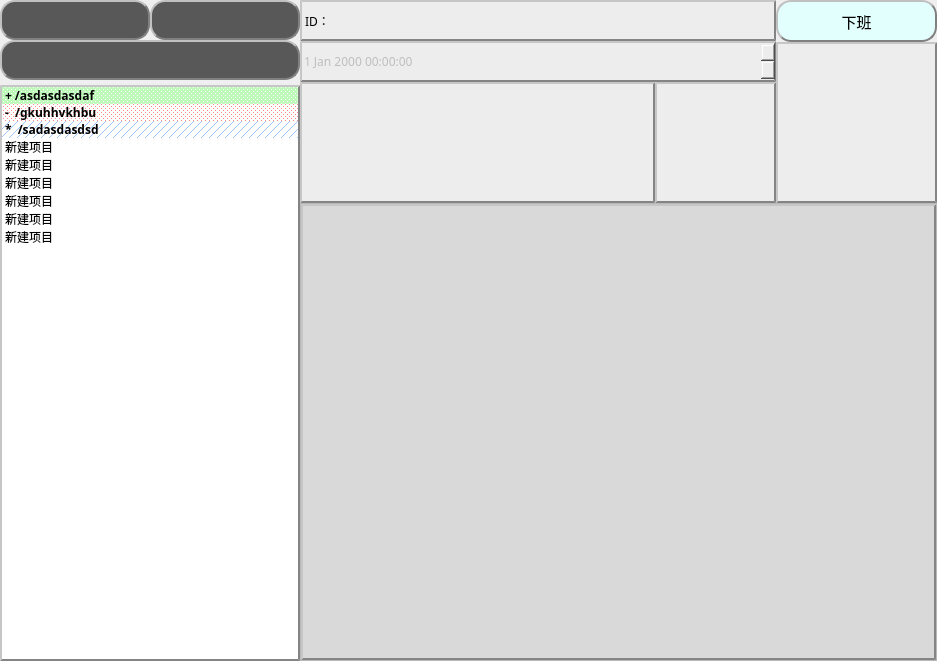
<?xml version="1.0" encoding="UTF-8"?>
<ui version="4.0">
 <class>Widget</class>
 <widget class="QWidget" name="Widget">
  <property name="geometry">
   <rect>
    <x>0</x>
    <y>0</y>
    <width>937</width>
    <height>661</height>
   </rect>
  </property>
  <property name="font">
   <font>
    <family>微软雅黑</family>
    <weight>50</weight>
    <bold>false</bold>
   </font>
  </property>
  <property name="windowTitle">
   <string>Widget</string>
  </property>
  <layout class="QHBoxLayout" name="horizontalLayout_4" stretch="0,1">
   <property name="spacing">
    <number>0</number>
   </property>
   <property name="leftMargin">
    <number>0</number>
   </property>
   <property name="topMargin">
    <number>0</number>
   </property>
   <property name="rightMargin">
    <number>0</number>
   </property>
   <property name="bottomMargin">
    <number>0</number>
   </property>
   <item>
    <layout class="QVBoxLayout" name="verticalLayout_6">
     <property name="spacing">
      <number>5</number>
     </property>
     <property name="sizeConstraint">
      <enum>QLayout::SetMinimumSize</enum>
     </property>
     <item>
      <layout class="QVBoxLayout" name="verticalLayout_4">
       <property name="spacing">
        <number>0</number>
       </property>
       <item>
        <layout class="QHBoxLayout" name="horizontalLayout">
         <property name="spacing">
          <number>0</number>
         </property>
         <property name="sizeConstraint">
          <enum>QLayout::SetFixedSize</enum>
         </property>
         <item>
          <widget class="QPushButton" name="restoreButton">
           <property name="sizePolicy">
            <sizepolicy hsizetype="Expanding" vsizetype="Expanding">
             <horstretch>0</horstretch>
             <verstretch>0</verstretch>
            </sizepolicy>
           </property>
           <property name="minimumSize">
            <size>
             <width>150</width>
             <height>40</height>
            </size>
           </property>
           <property name="maximumSize">
            <size>
             <width>150</width>
             <height>40</height>
            </size>
           </property>
           <property name="styleSheet">
            <string notr="true">#restoreButton{
	background-color: rgb(88, 88, 88);
	color: rgb(95, 95, 95);
	color: white;   
	padding:3px;
	image: url(:/images/img/back_white.png);
	border-radius: 15px;  
	border: 2px groove gray;
	border-style: outset;
}
#restoreButton:hover{
	background-color: rgb(255, 157, 157);
	color: rgb(95, 95, 95);
	padding:3px;
	
	image: url(:/images/img/back_black.png);
	color: white;   
	border-radius: 15px;  
	border: 2px groove gray;
	border-style: outset;
}
#restoreButton:pressed{
	padding:3px;
	background-color:rgb(140, 163, 163);
	image: url(:/images/img/back_white.png);
	color: rgb(95, 95, 95);
	color: white;   
	border-radius: 15px;  
	border: 2px groove gray;
	border-style: outset;

}</string>
           </property>
           <property name="text">
            <string/>
           </property>
           <property name="iconSize">
            <size>
             <width>30</width>
             <height>30</height>
            </size>
           </property>
          </widget>
         </item>
         <item>
          <widget class="QPushButton" name="freshButton">
           <property name="sizePolicy">
            <sizepolicy hsizetype="Expanding" vsizetype="Expanding">
             <horstretch>0</horstretch>
             <verstretch>0</verstretch>
            </sizepolicy>
           </property>
           <property name="minimumSize">
            <size>
             <width>150</width>
             <height>40</height>
            </size>
           </property>
           <property name="maximumSize">
            <size>
             <width>150</width>
             <height>40</height>
            </size>
           </property>
           <property name="styleSheet">
            <string notr="true">#freshButton{
	background-color: rgb(88, 88, 88);
	color: rgb(95, 95, 95);
	color: white;   
	padding:3px;
	image: url(:/images/img/reflash_white.png);
	border-radius: 15px;  
	border: 2px groove gray;
	border-style: outset;
}
#freshButton:hover{
	background-color: rgb(225, 225, 225);
	color: rgb(95, 95, 95);
	padding:3px;
	image: url(:/images/img/reflash_black.png);
	color: white;   
	border-radius: 15px;  
	border: 2px groove gray;
	border-style: outset;
}
#freshButton:pressed{
	padding:3px;
	background-color:rgb(140, 163, 163);
	image: url(:/images/img/reflash_white.png);
	color: rgb(95, 95, 95);
	color: white;   
	border-radius: 15px;  
	border: 2px groove gray;
	border-style: outset;
}</string>
           </property>
           <property name="text">
            <string/>
           </property>
           <property name="iconSize">
            <size>
             <width>25</width>
             <height>25</height>
            </size>
           </property>
          </widget>
         </item>
        </layout>
       </item>
       <item>
        <widget class="QPushButton" name="commitButton">
         <property name="sizePolicy">
          <sizepolicy hsizetype="Expanding" vsizetype="Expanding">
           <horstretch>0</horstretch>
           <verstretch>0</verstretch>
          </sizepolicy>
         </property>
         <property name="minimumSize">
          <size>
           <width>300</width>
           <height>40</height>
          </size>
         </property>
         <property name="maximumSize">
          <size>
           <width>242</width>
           <height>300</height>
          </size>
         </property>
         <property name="font">
          <font>
           <family>Adobe Devanagari</family>
           <pointsize>9</pointsize>
           <weight>50</weight>
           <bold>false</bold>
          </font>
         </property>
         <property name="styleSheet">
          <string notr="true">#commitButton{
	padding:3px;
	background-color: rgb(88, 88, 88);
	color: rgb(95, 95, 95);
	color: white;   
	image: url(:/images/img/submit_white.png) 13dp 13dp;
	border-radius: 15px;  
	border: 2px groove gray;
	border-style: outset;
}
#commitButton:hover{
	background-color: rgb(211, 255, 152);
	padding:3px;
	
	image: url(:/images/img/submit_black.png);
	color: white;   
	border-radius: 15px;  
	border: 2px groove gray;
	border-style: outset;
}
#commitButton:pressed{
	background-color:rgb(140, 163, 163);
	padding:3px;
	image: url(:/images/img/submit_white.png);
	color: rgb(95, 95, 95);
	color: white;   
	border-radius: 15px;  
	border: 2px groove gray;
	border-style: outset;
}</string>
         </property>
         <property name="text">
          <string/>
         </property>
         <property name="iconSize">
          <size>
           <width>3</width>
           <height>3</height>
          </size>
         </property>
        </widget>
       </item>
      </layout>
     </item>
     <item>
      <widget class="QListWidget" name="workSpaceWidget">
       <property name="sizePolicy">
        <sizepolicy hsizetype="Expanding" vsizetype="Expanding">
         <horstretch>0</horstretch>
         <verstretch>10</verstretch>
        </sizepolicy>
       </property>
       <property name="minimumSize">
        <size>
         <width>300</width>
         <height>500</height>
        </size>
       </property>
       <property name="maximumSize">
        <size>
         <width>300</width>
         <height>16777215</height>
        </size>
       </property>
       <property name="styleSheet">
        <string notr="true">
border-style: outset;
border-width:2px;
border-color: rgb(132, 132, 132);</string>
       </property>
       <item>
        <property name="text">
         <string>+ /asdasdasdaf</string>
        </property>
        <property name="font">
         <font>
          <weight>75</weight>
          <bold>true</bold>
         </font>
        </property>
        <property name="background">
         <brush brushstyle="Dense2Pattern">
          <color alpha="255">
           <red>189</red>
           <green>250</green>
           <blue>186</blue>
          </color>
         </brush>
        </property>
        <property name="foreground">
         <brush brushstyle="NoBrush">
          <color alpha="255">
           <red>0</red>
           <green>0</green>
           <blue>0</blue>
          </color>
         </brush>
        </property>
       </item>
       <item>
        <property name="text">
         <string>-  /gkuhhvkhbu</string>
        </property>
        <property name="font">
         <font>
          <weight>75</weight>
          <bold>true</bold>
         </font>
        </property>
        <property name="background">
         <brush brushstyle="Dense6Pattern">
          <color alpha="255">
           <red>255</red>
           <green>138</green>
           <blue>138</blue>
          </color>
         </brush>
        </property>
       </item>
       <item>
        <property name="text">
         <string>*  /sadasdasdsd</string>
        </property>
        <property name="font">
         <font>
          <weight>75</weight>
          <bold>true</bold>
         </font>
        </property>
        <property name="background">
         <brush brushstyle="BDiagPattern">
          <color alpha="255">
           <red>161</red>
           <green>197</green>
           <blue>255</blue>
          </color>
         </brush>
        </property>
       </item>
       <item>
        <property name="text">
         <string>新建项目</string>
        </property>
       </item>
       <item>
        <property name="text">
         <string>新建项目</string>
        </property>
       </item>
       <item>
        <property name="text">
         <string>新建项目</string>
        </property>
       </item>
       <item>
        <property name="text">
         <string>新建项目</string>
        </property>
       </item>
       <item>
        <property name="text">
         <string>新建项目</string>
        </property>
       </item>
       <item>
        <property name="text">
         <string>新建项目</string>
        </property>
       </item>
      </widget>
     </item>
    </layout>
   </item>
   <item>
    <layout class="QVBoxLayout" name="verticalLayout_5">
     <property name="spacing">
      <number>0</number>
     </property>
     <item>
      <layout class="QHBoxLayout" name="horizontalLayout_3" stretch="1,0">
       <property name="spacing">
        <number>0</number>
       </property>
       <item>
        <layout class="QVBoxLayout" name="verticalLayout">
         <property name="spacing">
          <number>0</number>
         </property>
         <item>
          <layout class="QVBoxLayout" name="verticalLayout_2">
           <property name="spacing">
            <number>0</number>
           </property>
           <item>
            <widget class="QLabel" name="idLabel">
             <property name="sizePolicy">
              <sizepolicy hsizetype="Expanding" vsizetype="Expanding">
               <horstretch>10</horstretch>
               <verstretch>0</verstretch>
              </sizepolicy>
             </property>
             <property name="minimumSize">
              <size>
               <width>300</width>
               <height>40</height>
              </size>
             </property>
             <property name="font">
              <font>
               <family>微软雅黑</family>
               <weight>50</weight>
               <bold>false</bold>
              </font>
             </property>
             <property name="styleSheet">
              <string notr="true">background-color:rgb(237, 237, 237);
border-style: outset;
border-width:2px;
border-color: rgb(132, 132, 132);</string>
             </property>
             <property name="text">
              <string>ID：</string>
             </property>
            </widget>
           </item>
           <item>
            <widget class="QDateTimeEdit" name="commitTime">
             <property name="enabled">
              <bool>false</bool>
             </property>
             <property name="sizePolicy">
              <sizepolicy hsizetype="Expanding" vsizetype="Expanding">
               <horstretch>10</horstretch>
               <verstretch>0</verstretch>
              </sizepolicy>
             </property>
             <property name="minimumSize">
              <size>
               <width>150</width>
               <height>40</height>
              </size>
             </property>
             <property name="styleSheet">
              <string notr="true">background-color:rgb(237, 237, 237);
border-style: outset;
border-width:2px;
border-color: rgb(132, 132, 132);</string>
             </property>
            </widget>
           </item>
          </layout>
         </item>
         <item>
          <layout class="QHBoxLayout" name="horizontalLayout_2">
           <property name="spacing">
            <number>0</number>
           </property>
           <item>
            <widget class="QTextEdit" name="commentTextEdit">
             <property name="sizePolicy">
              <sizepolicy hsizetype="Expanding" vsizetype="Expanding">
               <horstretch>10</horstretch>
               <verstretch>0</verstretch>
              </sizepolicy>
             </property>
             <property name="minimumSize">
              <size>
               <width>300</width>
               <height>121</height>
              </size>
             </property>
             <property name="maximumSize">
              <size>
               <width>16777215</width>
               <height>121</height>
              </size>
             </property>
             <property name="styleSheet">
              <string notr="true">background-color:rgb(237, 237, 237);
border-style: outset;
border-width:2px;
border-color: rgb(132, 132, 132);</string>
             </property>
            </widget>
           </item>
           <item>
            <widget class="QLabel" name="curAvatar">
             <property name="sizePolicy">
              <sizepolicy hsizetype="Fixed" vsizetype="Fixed">
               <horstretch>0</horstretch>
               <verstretch>0</verstretch>
              </sizepolicy>
             </property>
             <property name="minimumSize">
              <size>
               <width>121</width>
               <height>121</height>
              </size>
             </property>
             <property name="maximumSize">
              <size>
               <width>121</width>
               <height>16777215</height>
              </size>
             </property>
             <property name="styleSheet">
              <string notr="true">background-color:rgb(237, 237, 237);
border-style: outset;
border-width:2px;
border-color: rgb(132, 132, 132);</string>
             </property>
             <property name="text">
              <string/>
             </property>
            </widget>
           </item>
          </layout>
         </item>
        </layout>
       </item>
       <item>
        <layout class="QVBoxLayout" name="verticalLayout_3">
         <property name="spacing">
          <number>0</number>
         </property>
         <item>
          <widget class="QPushButton" name="closeButton">
           <property name="sizePolicy">
            <sizepolicy hsizetype="Minimum" vsizetype="Fixed">
             <horstretch>0</horstretch>
             <verstretch>0</verstretch>
            </sizepolicy>
           </property>
           <property name="minimumSize">
            <size>
             <width>150</width>
             <height>42</height>
            </size>
           </property>
           <property name="maximumSize">
            <size>
             <width>161</width>
             <height>16777215</height>
            </size>
           </property>
           <property name="styleSheet">
            <string notr="true">#closeButton{
	border-style: outset;
	border-radius: 15px;  
	border: 2px groove gray;
	border-style: outset;
	color: rgb(0, 0, 0);
	background-color:rgb(226, 255, 253);
	font:15px;
}
#closeButton:hover{
	border-radius: 15px;  
	border:2px groove gray;
	border-style: outset;
	color:rgb(255, 255, 255);
	background-color:rgb(255, 0, 0);
	font:25px;
}
#closeButton:pressed{
	border-style: outset;
	border-radius: 15px;  
	border: 2px groove gray;
	border-style: outset;
	color: rgb(0, 0, 0);
	background-color:rgb(237, 237, 237);
	font:15px;
}</string>
           </property>
           <property name="text">
            <string>下班</string>
           </property>
          </widget>
         </item>
         <item>
          <widget class="QLabel" name="userAvatar">
           <property name="sizePolicy">
            <sizepolicy hsizetype="Fixed" vsizetype="Fixed">
             <horstretch>0</horstretch>
             <verstretch>0</verstretch>
            </sizepolicy>
           </property>
           <property name="minimumSize">
            <size>
             <width>161</width>
             <height>161</height>
            </size>
           </property>
           <property name="maximumSize">
            <size>
             <width>161</width>
             <height>16777215</height>
            </size>
           </property>
           <property name="styleSheet">
            <string notr="true">background-color:rgb(237, 237, 237);
border-style: outset;
border-width:2px;
border-color: rgb(132, 132, 132);</string>
           </property>
           <property name="text">
            <string/>
           </property>
          </widget>
         </item>
        </layout>
       </item>
      </layout>
     </item>
     <item>
      <widget class="QScrollArea" name="scrollArea">
       <property name="sizePolicy">
        <sizepolicy hsizetype="Expanding" vsizetype="Expanding">
         <horstretch>0</horstretch>
         <verstretch>10</verstretch>
        </sizepolicy>
       </property>
       <property name="minimumSize">
        <size>
         <width>0</width>
         <height>400</height>
        </size>
       </property>
       <property name="styleSheet">
        <string notr="true"/>
       </property>
       <property name="widgetResizable">
        <bool>true</bool>
       </property>
       <widget class="myPainterWidget" name="scrollAreaWidgetContents">
        <property name="geometry">
         <rect>
          <x>0</x>
          <y>0</y>
          <width>627</width>
          <height>448</height>
         </rect>
        </property>
        <property name="styleSheet">
         <string notr="true">#scrollAreaWidgetContents{background-color: rgb(217, 217, 217);
border-style: outset;
border-width:2px;
border-color: rgb(132, 132, 132);
}</string>
        </property>
        <widget class="QLabel" name="currentFlag">
         <property name="geometry">
          <rect>
           <x>70</x>
           <y>130</y>
           <width>60</width>
           <height>60</height>
          </rect>
         </property>
         <property name="styleSheet">
          <string notr="true">#currentFlag:hover{border-style: outset;
border-radius: 15px;  
border: 2px groove gray;
border-style: outset;}</string>
         </property>
         <property name="text">
          <string/>
         </property>
         <property name="pixmap">
          <pixmap resource="resource.qrc">:/images/img/flag.png</pixmap>
         </property>
         <property name="alignment">
          <set>Qt::AlignCenter</set>
         </property>
        </widget>
       </widget>
      </widget>
     </item>
    </layout>
   </item>
  </layout>
 </widget>
 <layoutdefault spacing="6" margin="11"/>
 <customwidgets>
  <customwidget>
   <class>myPainterWidget</class>
   <extends>QWidget</extends>
   <header>myPainterWidget.h</header>
   <container>1</container>
  </customwidget>
 </customwidgets>
 <resources>
  <include location="resource.qrc"/>
 </resources>
 <connections/>
</ui>
